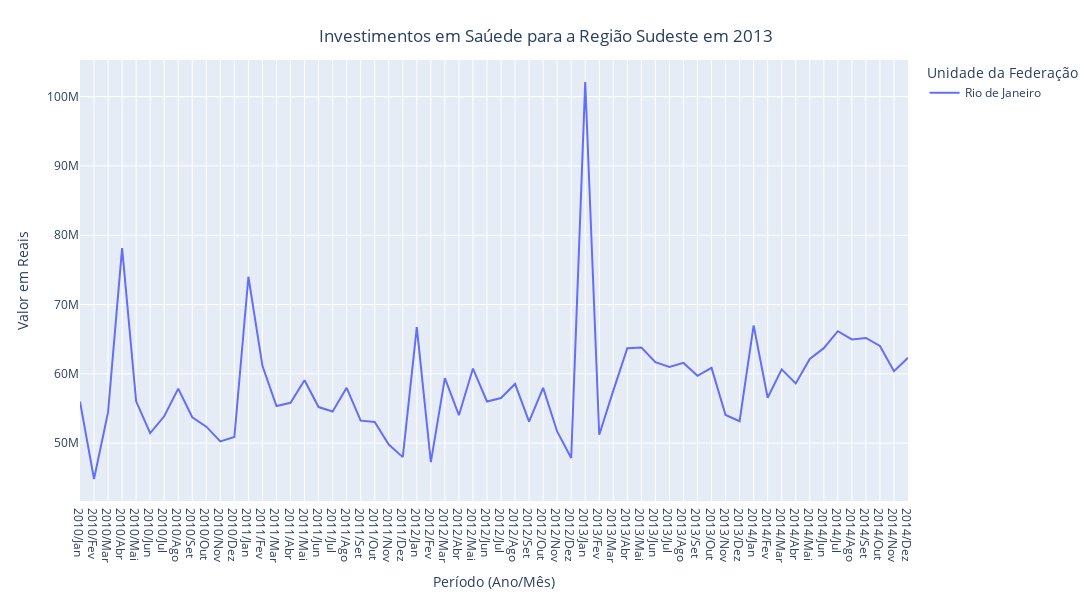

Source (notebook cell):
### Code cell
plot(usaveis_rj.T)

### Figure 1 — Plotly figure (JSON) as saved in the notebook; plotly's stock layout.template omitted (floating-point values rounded to 4 significant figures)
{"data": [{"hovertemplate": "Unidade da Federação=Rio de Janeiro<br>Período (Ano/Mês)=%{x}<br>Valor em Reais=%{y}<extra></extra>", "legendgroup": "Rio de Janeiro", "line": {"color": "#636efa", "dash": "solid"}, "mode": "lines", "name": "Rio de Janeiro", "orientation": "v", "showlegend": true, "type": "scatter", "x": ["2010/Jan", "2010/Fev", "2010/Mar", "2010/Abr", "2010/Mai", "2010/Jun", "2010/Jul", "2010/Ago", "2010/Set", "2010/Out", "2010/Nov", "2010/Dez", "2011/Jan", "2011/Fev", "2011/Mar", "2011/Abr", "2011/Mai", "2011/Jun", "2011/Jul", "2011/Ago", "2011/Set", "2011/Out", "2011/Nov", "2011/Dez", "2012/Jan", "2012/Fev", "2012/Mar", "2012/Abr", "2012/Mai", "2012/Jun", "2012/Jul", "2012/Ago", "2012/Set", "2012/Out", "2012/Nov", "2012/Dez", "2013/Jan", "2013/Fev", "2013/Mar", "2013/Abr", "2013/Mai", "2013/Jun", "2013/Jul", "2013/Ago", "2013/Set", "2013/Out", "2013/Nov", "2013/Dez", "2014/Jan", "2014/Fev", "2014/Mar", "2014/Abr", "2014/Mai", "2014/Jun", "2014/Jul", "2014/Ago", "2014/Set", "2014/Out", "2014/Nov", "2014/Dez"], "xaxis": "x", "y": [55990000.0, 44830000.0, 54470000.0, 78130000.0, 56030000.0, 51440000.0, 53870000.0, 57870000.0, 53740000.0, 52380000.0, 50240000.0, 50890000.0, 74010000.0, 61150000.0, 55350000.0, 55820000.0, 59090000.0, 55210000.0, 54560000.0, 57990000.0, 53250000.0, 53050000.0, 49800000.0, 47980000.0, 66750000.0, 47270000.0, 59370000.0, 54030000.0, 60770000.0, 56010000.0, 56520000.0, 58550000.0, 53100000.0, 57970000.0, 51690000.0, 47850000.0, 102100000.0, 51210000.0, 57580000.0, 63700000.0, 63790000.0, 61690000.0, 60990000.0, 61580000.0, 59720000.0, 60870000.0, 54070000.0, 53160000.0, 67000000.0, 56550000.0, 60650000.0, 58610000.0, 62160000.0, 63710000.0, 66150000.0, 64970000.0, 65180000.0, 64030000.0, 60390000.0, 62320000.0], "yaxis": "y"}], "layout": {"height": 600, "legend": {"title": {"text": "Unidade da Federação"}, "tracegroupgap": 0}, "margin": {"t": 60}, "title": {"text": "Investimentos em Saúede para a Região Sudeste em 2013", "x": 0.5, "xanchor": "center", "y": 0.95, "yanchor": "top"}, "width": 1400, "xaxis": {"anchor": "y", "domain": [0, 1], "title": {"text": "Período (Ano/Mês)"}}, "yaxis": {"anchor": "x", "domain": [0, 1], "title": {"text": "Valor em Reais"}}}}
